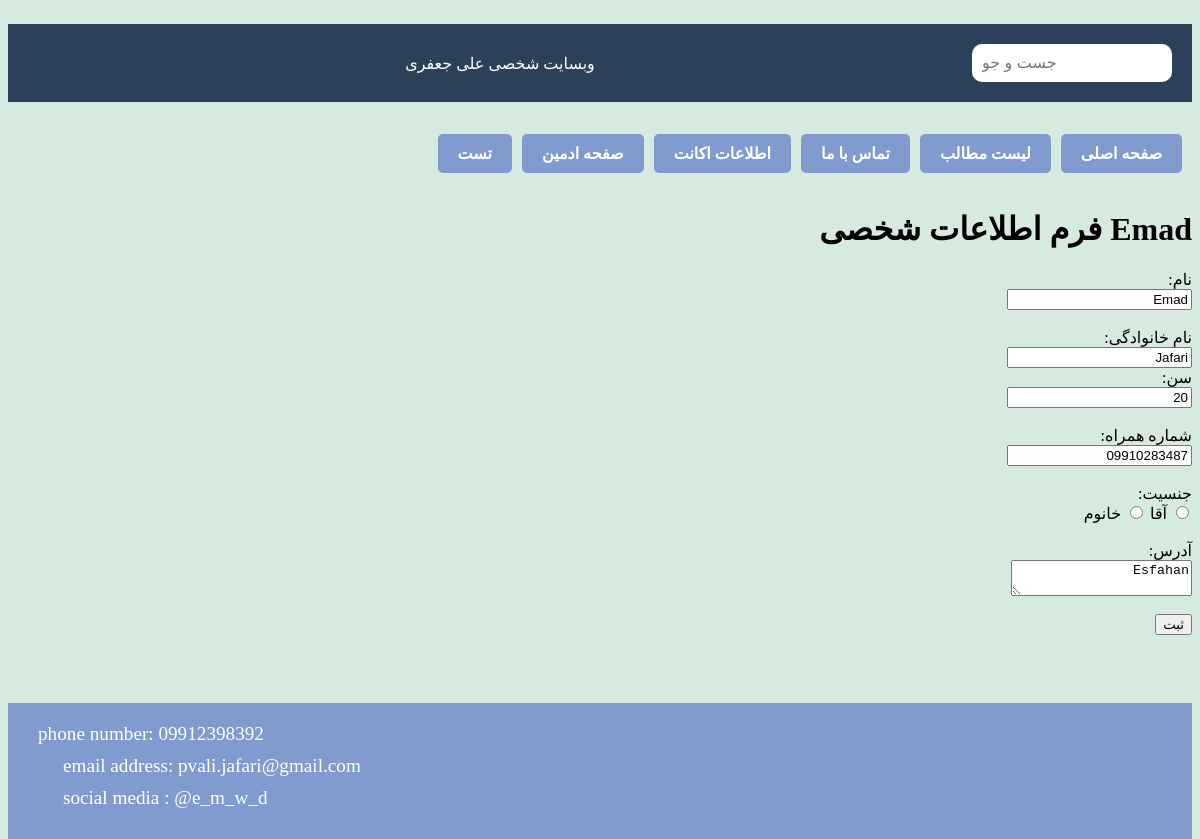
The app's page /account-form/ (signed in) with its own data.
### blog/models.py (models this page shows, shortened)
class Account(models.Model):
    SEX_CHOICES = (
        ('مرد', 'مرد'),
        ('زن', 'زن')
    )
    user = models.OneToOneField(User, on_delete=models.CASCADE, related_name='account')
    sex = models.CharField(max_length=5, choices=SEX_CHOICES, default='مرد')
    phone = models.CharField(max_length=11, null=True, blank=True)
    address = models.TextField(null=True, blank=True)
    created = models.DateTimeField(auto_now_add=True)
    updated = models.DateTimeField(auto_now=True)
    age = models.PositiveIntegerField(default='0', blank=True, null=True)

### blog/views.py (the view, shortened to what this page needs)
# urls.py: path('account-form/', views.user_account, name='account-form'),
def user_account(request):
    user = request.user
    try:
        account = Account.objects.get(user=user)
    except:
        account = Account.objects.create(user=user)
    form = AccountForm()
    return render(request, 'blog/forms/account_form.html', {'form': form, 'account': account})

### blog/forms.py (shortened to what this page needs)
class AccountForm(forms.Form):
    SEX_CHOICES = (
        ('مرد', 'مرد'),
        ('زن', 'زن'),
    )
    phone = forms.CharField(max_length=11, required=True, label='شماره')
    f_name = forms.CharField(max_length=25, required=True, label='نام')
    l_name = forms.CharField(max_length=25, required=True, label='نام خانوادگی')
    sex = forms.ChoiceField(choices=SEX_CHOICES, widget=forms.RadioSelect, label='جنسیت')
    address = forms.CharField(max_length=255, widget=forms.Textarea, label='آدرس')
    age = forms.IntegerField(label='سن', required=True)

### blog/templates/blog/forms/account_form.html (shortened to what this page needs)
{% extends 'blog/Parrent/base.html' %}
{% load static %}
{% block head %}
    <link rel="stylesheet" href="{% static 'css/forms/account form.css' %}">
{% endblock %}
{% block content %}
    <div class="account-form">
        <h1>فرم اطلاعات شخصی {{ account.user.first_name }} </h1>
        <form method="POST">
            <label class="first-name">
                نام: <br>
                <input type="text" name="f_name"
                        {% if form.f_name.value %}
                       value="{{ form.f_name.value }}"
                {% else %}
                       value="{{ account.user.first_name | default:" " }}"
                {% endif %}>
            </label>
            <br>
            <label class="last-name">
                نام خانوادگی: <br>
                <input type="text" name="l_name" required
                        {% if form.l_name.value %}
                       value="{{ form.l_name.value }}"
                {% else %}
                       value="{{ account.user.last_name | default:" " }}"
                {% endif %}>
            </label>
            <label class="Age">
                سن: <br>
                <input type="number" name="age"  required {% if form.age.value %}
                       value="{{ form.age.value }}"{% else %}
                       value="{{ account.age |default:" " }}"{% endif %}>
            </label>
            <br>
            <label class="phone">
                شماره همراه: <br>
                <input name="phone" type="text" value="{{ account.phone | default:" " }}" >
            </label>
            <br>
            <label>
                جنسیت:
                <br>
                <input type="radio" name="sex" value="مرد" {% if account.sex == 'مرد' %} checked {% endif %}>
                آقا
                <input type="radio" name="sex" value="زن" {% if account.sex == 'زن' %} checked {% endif %}>
                خانوم
            </label>
            <br>
            <label class="address">آدرس: <br>
                <textarea name="address" required>{% if form.address.value %}{{ form.address.value }}{% else %}{{ account.address |default:" " }}{% endif %}</textarea>
            </label>
            <br>
            <input type="submit" value="ثبت">
        </form>
    </div>
{% endblock %}

### blog/static/css/forms/account form.css (style rules this page uses)
.account-form h1 { text-align: right; }
form { display: flex; flex-direction: column; align-items: self-start; direction: rtl; }
form input { text-align: right; }

### blog/static/css/base.css (style rules this page uses)
body { display: flex; flex-direction: column; justify-content: space-between; height: 100%; gap: 1rem; flex-wrap: nowrap; align-items: stretch; background-color: #d6eadf; }

### records on screen
Account: user.first_name "Emad", f_name "Emad", l_name "Jafari", age "20", phone "09910283487", sex "☐ جنسیت: آقا خانوم", address "Esfahan"
